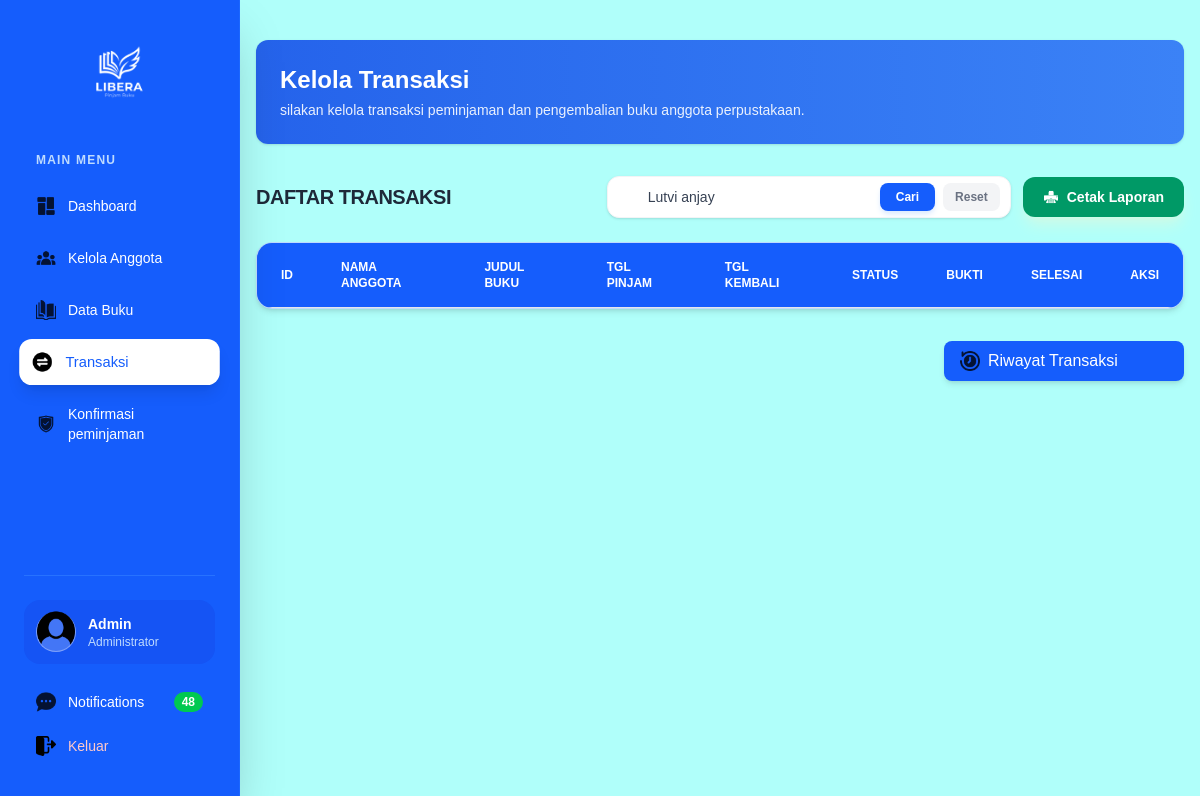
Page /admin/transaksi.php?cari=Lutvi anjay on the earlier database version.
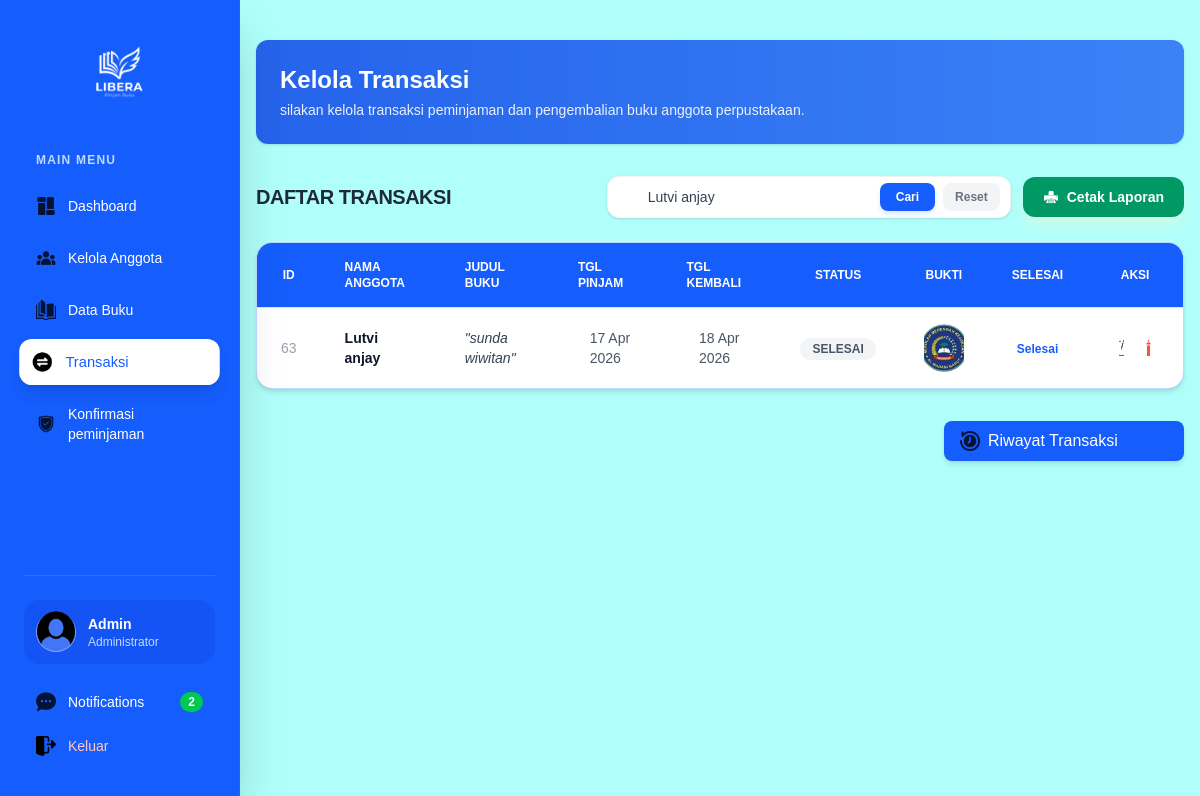
Same page on the later database version.
### tables this page shows
CREATE TABLE `transaksi` (
  `id_transaksi` int(11) NOT NULL,
  `id_users` int(11) NOT NULL,
  `nama` varchar(100) NOT NULL,
  `judul_buku` varchar(255) NOT NULL,
  `tanggal_pinjam` date NOT NULL,
  `tanggal_kembali` date NOT NULL,
  `status` enum('menunggu konfirmasi','disetujui','ditolak','selesai') DEFAULT 'menunggu konfirmasi',
  `id_buku` int(11) DEFAULT NULL,
  `total_pinjam` int(11) NOT NULL,
  `bukti_kembali` varchar(255) DEFAULT NULL
);

### admin/transaksi.php (the view, shortened to what the changed rows need)
<?php
include '../config/koneksi.php';
$query = "SELECT * FROM users ORDER BY id_users DESC";
$keyword = isset($_GET['cari']) ? trim($_GET['cari']) : "";
if (!empty($keyword)) {
    $keyword = mysqli_real_escape_string($koneksi, $keyword);
    $query = "SELECT * FROM transaksi
              WHERE
                nama LIKE '%$keyword%' OR
                judul_buku LIKE '%$keyword%' OR
                status LIKE '%$keyword%' OR
                tanggal_pinjam LIKE '%$keyword%' OR
                tanggal_kembali LIKE '%$keyword%'
              ORDER BY id_transaksi DESC";
} else {
    $query = "SELECT * FROM transaksi ORDER BY id_transaksi DESC";
}
$result = mysqli_query($koneksi, $query);
?>
<!DOCTYPE html>
<html lang="en">
<head>
    <link rel="stylesheet" href="../public/src/output.css">
</head>
<body class="bg-[#B0FFFA]">
    <?php include 'partials/sidebar.php'; ?>
    <main class="ml-60 p-4 min-h-screen">
        <section>
            <div class="mt-6 bg-linear-to-r from-[#2563eb] to-[#3b82f6] p-6 rounded-xl shadow text-white">
                <h2 class="text-2xl font-semibold mb-1">
                    Kelola Transaksi
                </h2>
            </div>
            <div class="mt-8 flex flex-col md:flex-row justify-between items-center gap-4 mb-6">
                <h2 class="text-xl font-bold text-gray-800 tracking-tight uppercase">Daftar Transaksi</h2>
            </div>
            <section>
                <div class="mt-4 relative overflow-hidden bg-blue-300 shadow-md rounded-2xl border border-blue-200">
                    <table class="w-full text-sm text-left text-gray-600">
                        <thead class="text-xs uppercase bg-blue-600 text-white border-b border-gray-200">
                            <tr>
                                <th class="px-6 py-4 font-bold text-center">ID</th>
                                <th class="px-6 py-4 font-bold">Nama Anggota</th>
                                <th class="px-6 py-4 font-bold">Judul Buku</th>
                                <th class="px-6 py-4 font-bold">Tgl Pinjam</th>
                                <th class="px-6 py-4 font-bold">Tgl Kembali</th>
                                <th class="px-6 py-4 font-bold text-center">Status</th>
                                <th class="px-6 py-4 font-bold text-center">Bukti</th>
                                <th class="px-6 py-4 font-bold text-center">Selesai</th>
                                <th class="px-6 py-4 font-bold text-center">Aksi</th>
                            </tr>
                        </thead>
                        <tbody class="divide-y divide-gray-100 bg-white">
                            <?php
                            while ($row = mysqli_fetch_assoc($result)) {
                                $status_class = "";
                                if ($row['status'] == 'dipinjam') {
                                    $status_class = "bg-orange-100 text-orange-600";
                                } elseif ($row['status'] == 'kembali') {
                                    $status_class = "bg-green-100 text-green-600";
                                } else {
                                    $status_class = "bg-gray-100 text-gray-600";
                                }
                                ?>
                                <tr class="hover:bg-blue-50/50 transition-colors">
                                    <td class="px-6 py-4 text-center font-medium text-gray-400">
                                        <?php echo $row['id_transaksi']; ?>
                                    </td>
                                    <td class="px-6 py-4">
                                        <div class="font-semibold text-gray-900">
                                            <?php echo isset($row['nama']) ? $row['nama'] : '-'; ?>
                                        </div>
                                    </td>
                                    <td class="px-6 py-4">
                                        <div class="text-gray-700 italic">"<?php echo $row['judul_buku']; ?>"</div>
                                    </td>
                                    <td class="px-6 py-4">
                                        <span class="flex items-center gap-1">
                                            <i data-feather="calendar" class="w-3 h-3 text-blue-400"></i>
                                            <?php echo date('d M Y', strtotime($row['tanggal_pinjam'])); ?>
                                        </span>
                                    </td>
                                    <td class="px-6 py-4">
                                        <span class="flex items-center gap-1">
                                            <i data-feather="calendar" class="w-3 h-3 text-red-300"></i>
                                            <?php echo date('d M Y', strtotime($row['tanggal_kembali'])); ?>
                                        </span>
                                    </td>
                                    <td class="px-6 py-4 text-center">
                                        <span
                                            class="px-3 py-1 rounded-full text-xs font-bold uppercase <?php echo $status_class; ?>">
                                            <?php echo $row['status']; ?>
                                        </span>
                                    </td>
                                    <td class="px-6 py-4 text-center">
                                        <?php if ($row['bukti_kembali']) { ?>
                                            <a href="../uploads/bukti/<?php echo $row['bukti_kembali']; ?>" target="_blank">
                                                <img src="../uploads/bukti/<?php echo $row['bukti_kembali']; ?>"
                                                    class="w-12 h-12 object-cover rounded">
                                            </a>
                                        <?php } else { ?>
                                            <span class="text-gray-400 text-xs">Tidak ada</span>
                                        <?php } ?>
                                    </td>
                                    <td class="px-6 py-4 text-center">
                                        <?php if ($row['status'] != 'selesai') { ?>
                                            <a href="../aksi/aksi_selesai.php?id=<?php echo $row['id_transaksi']; ?>"
                                                onclick="return confirm('Tandai sebagai selesai?')"
                                                class="px-3 py-1 bg-blue-500 text-white rounded-lg text-xs hover:bg-blue-600">
                                                Selesai
                                            </a>
                                        <?php } else { ?>
                                            <span class="text-blue-600 font-semibold text-xs">Selesai</span>
                                        <?php } ?>
                                    </td>
                                    <td class="px-6 py-4">
                                        <div class="flex items-center justify-center gap-1.5">
                                            <a href="edit_transaksi.php?id_transaksi=<?= $row['id_transaksi'] ?>"
                                                class="p-2 text-blue-600 hover:bg-blue-100/70 rounded-lg transition-all"
                                                title="Edit Transaksi">
                                                <img src="../resources/img/edit.png" class="w-4 h-4 opacity-70">
                                            </a>
                                            <a href="../aksi/aksi_hapus_transaksi.php?id_transaksi=<?= $row['id_transaksi'] ?>"
                                                onclick="return confirm('Yakin ingin menghapus data transaksi ini?')"
                                                class="p-2 text-rose-500 hover:bg-rose-100/70 rounded-lg transition-all"
                                                title="Hapus">
                                                <img src="../resources/img/hapus2.png" class="w-4 h-4 opacity-70">
                                            </a>
                                        </div>
                                    </td>
                                </tr>
                                <?php
                            }
                            ?>
                        </tbody>
                    </table>
                </div>
            </section>
    </main>
</body>
</html>

### admin/partials/sidebar.php (shortened to what the changed rows need)
<?php
include '../config/koneksi.php';
$query_jumlah = mysqli_query($koneksi, "SELECT COUNT(*) as total FROM notif");
$data_jumlah = mysqli_fetch_assoc($query_jumlah);
$total_notif = $data_jumlah['total'];
$current_page = basename($_SERVER['PHP_SELF']);
?>
<aside id="default-sidebar"
    class="fixed top-0 left-0 z-40 w-60 h-screen transition-transform -translate-x-full sm:translate-x-0"
    aria-label="Sidebar">
    <div class="h-full px-6 py-8 overflow-y-auto bg-blue-600 border-r border-blue-500/30 shadow-2xl flex flex-col">
        <div class="mt-auto pt-6 border-t border-blue-400/30">
            <a href="../admin/notifications.php"
                class="flex items-center justify-between p-3 text-sm rounded-xl transition-all duration-200 group <?php echo ($current_page == 'notifications.php') ? 'bg-white text-blue-600 shadow-lg scale-105' : 'text-white hover:bg-blue-500/50 hover:translate-x-1'; ?>">
                <div class="flex items-center">
                    <img src="../resources/img/notif.png"
                        class="w-5 h-5 mr-3 <?php echo ($current_page == 'notifications.php') ? '' : 'opacity-80 group-hover:opacity-100'; ?>">
                    <span>Notifications</span>
                </div>
                <?php if ($total_notif > 0): ?>
                    <span class="bg-green-500 text-white text-xs font-bold px-2 py-0.5 rounded-full">
                        <?= $total_notif; ?>
                    </span>
                <?php endif; ?>
            </a>
        </div>
    </div>
</aside>

Differences in the rows shown:
added transaksi: id_transaksi "63", nama "Lutvi anjay", judul_buku "sunda wiwitan", tanggal_pinjam "17 Apr 2026", tanggal_kembali "18 Apr 2026", status "SELESAI", bukti_kembali (picture), shows "Selesai"
Other differences:
$total_notif: "48" → "2"
